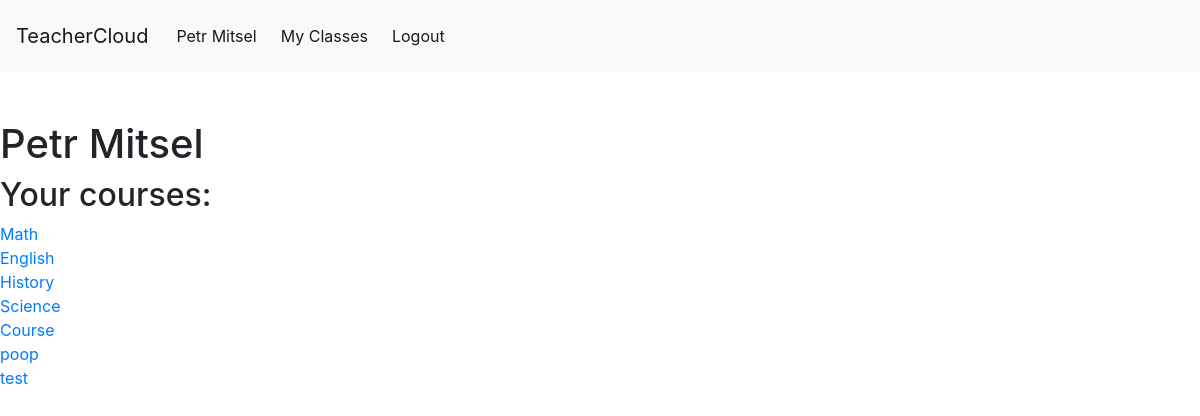
The page /profile (signed in) on the database as committed earlier.
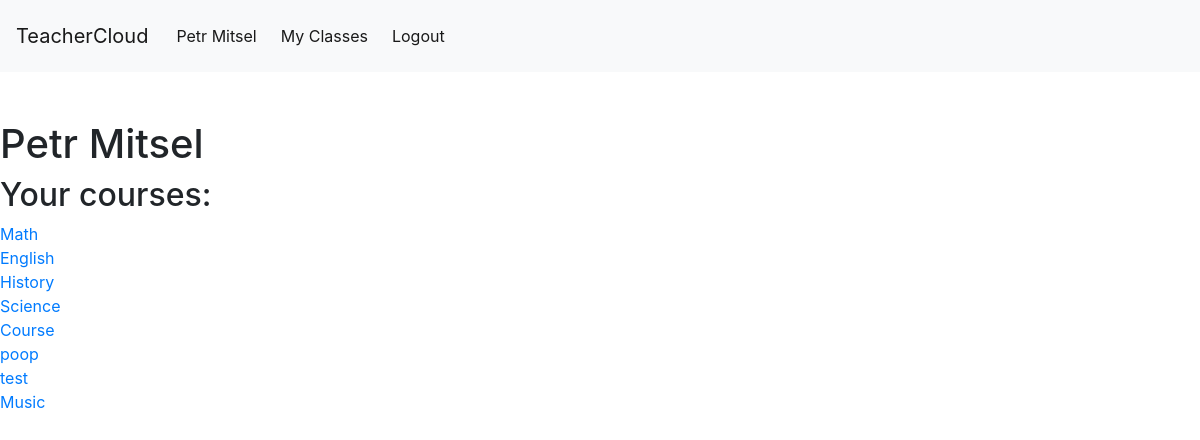
The same page on the database as committed later.
### project/models.py (models this page shows, shortened)
class Course(db.Model):
    id = db.Column("course_id", db.Integer, primary_key=True)
    name = db.Column(db.String(100), nullable=False)
    students = db.relationship("Student", backref="Course", lazy=True)
    teacher_id = db.Column(db.Integer, db.ForeignKey("users.id"), nullable=False)
    assignments = db.relationship("Assignment", backref="Course", lazy=True)

### project/routes.py (the view)
@app.route("/profile", methods=["GET", "POST"])
@login_required
def profile():
    user = current_user
    return render_template("profile.html", user=current_user, courses=getcourses())

### project/models.py (called while the page is built)
@login_manager.user_loader
def load_user(user_id):
    return User.query.get(int(user_id))

### project/routes.py (called while the page is built)
def getcourses():
    courses = Course.query.filter_by(Teacher=current_user).all()
    return courses

### project/templates/profile.html
{%extends "index.html"%}
{%block content%}
<h1>{{user.firstname| capitalize}} {{user.lastname| capitalize}}</h1>
<h2>Your courses:</h2>
{% for course in courses %}
<div><a href="/course/{{course['id']}}">{{course.name}}</a></div>
{% endfor %}
{% endblock content %}

Rows that differ between the two databases and show on the page:
added Course: name "Music"
